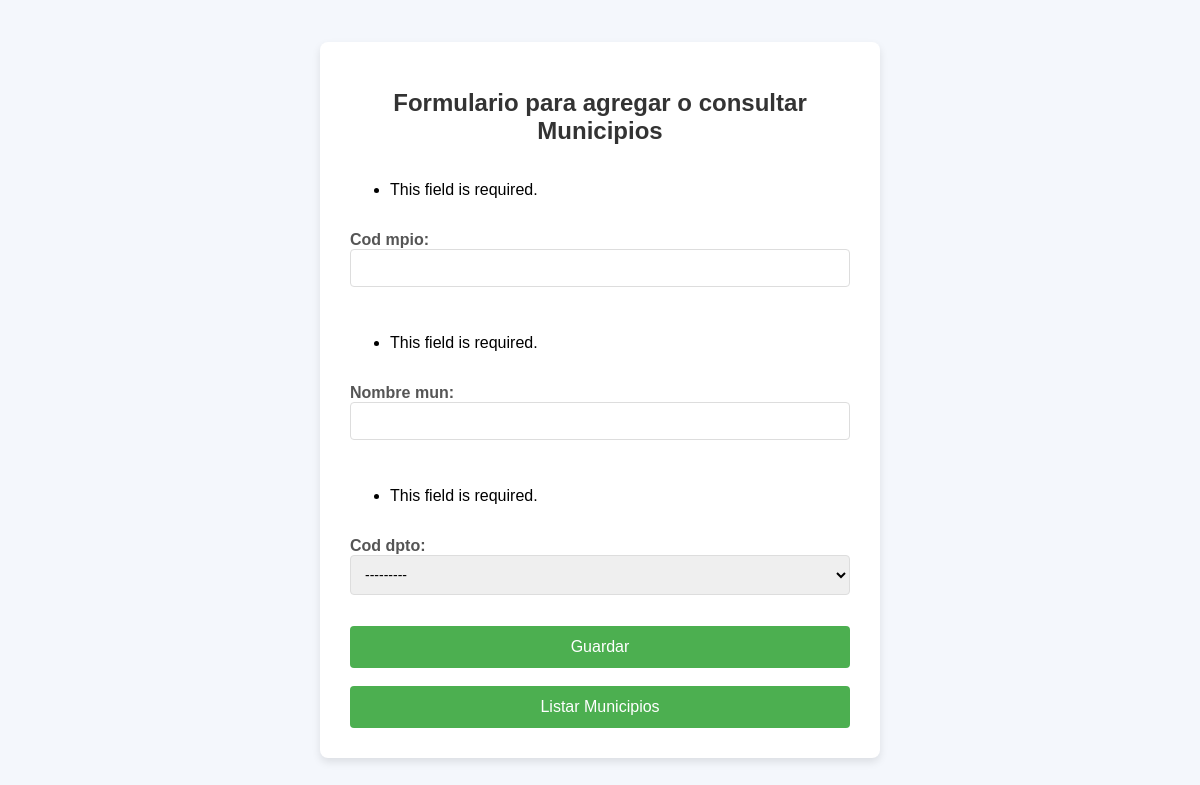
The page /formmpio/ on the database as committed earlier.
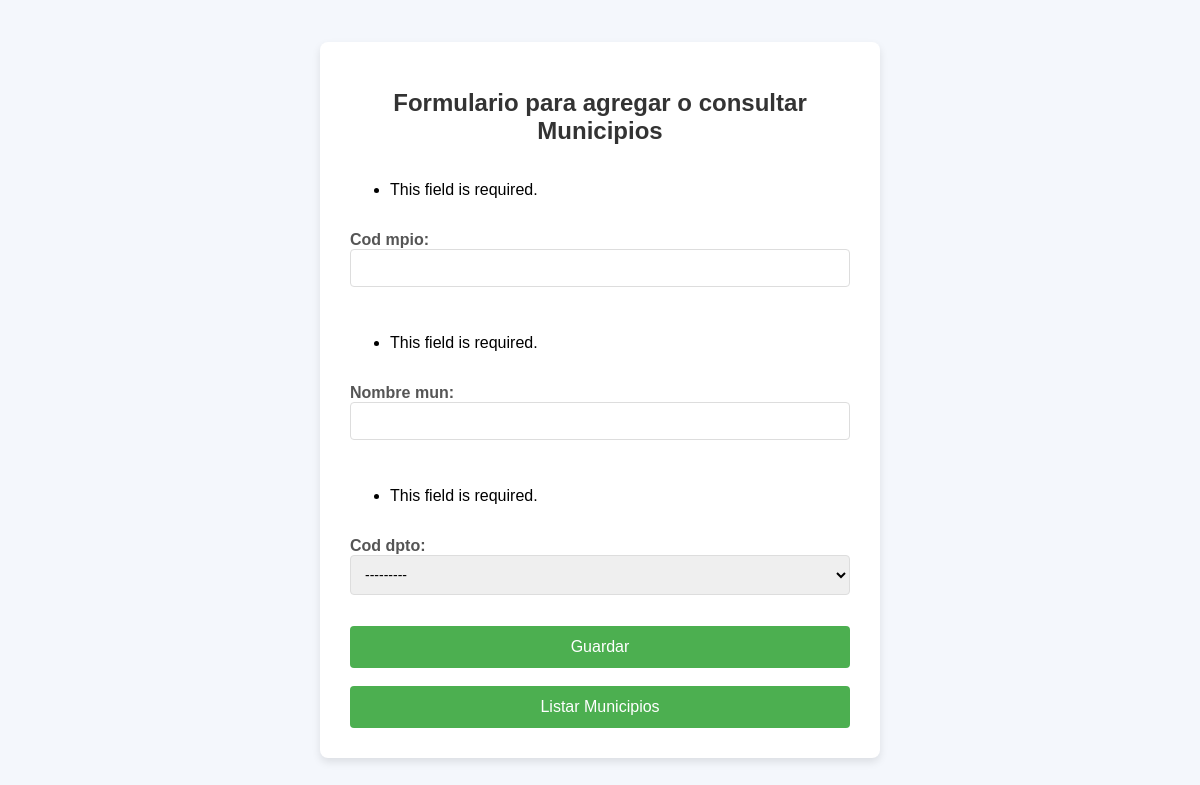
The same page on the database as committed later.
### aplicattion/models.py (models this page shows)
class municipio (models.Model):
        cod_mpio=models.CharField(max_length=3,primary_key=True)
        nombre_mun=models.CharField(max_length=200, null=False)
        cod_dpto=models.ForeignKey(departamento, on_delete=models.CASCADE)

class departamento (models.Model):
    cod_dpto=models.CharField(max_length=2,primary_key=True)
    nombre_dpto=models.CharField(max_length=200, null=False)

### aplicattion/views.py (the view)
# urls.py: path('formmpio/', formu_mpio),
def formu_mpio(request):
    form = MpioForm(request.POST)
    if form.is_valid():
            form.save()
            form = MpioForm()  # Solo creamos el formulario sin validación ni procesamiento de datos
    else:
        messages.error(request, "Hubo un error al guardar los datos. Por favor, revisa los campos.")
    return render(request, 'form_mpio.html', {'form': form})

### aplicattion/forms.py
class MpioForm(forms.ModelForm):
    class Meta:
        model = municipio
        fields = ['cod_mpio', 'nombre_mun','cod_dpto']

### aplicattion/templates/form_mpio.html (shortened to what this page needs)
<!DOCTYPE html>
<html lang="es">
<head>
</head>
<body>
    <div class="form-container">
        <h1>Formulario para agregar o consultar Municipios</h1>
        <form method="POST">
            {{ form.as_p }}
            <button type="submit">Guardar</button>
            <br>
            <button type="button" onclick="window.location.href='/municipios_list'">Listar Municipios</button>
        </form>
    </div>
</body>
</html>

Rows that differ between the two databases and show on the page:
added departamento: cod_dpto "---------"
